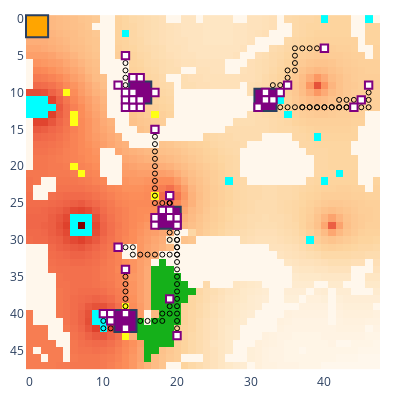

This figure's notebook cell:
### Code cell
update_logging_level(logging.INFO)
myenv.step()
myenv.show()

### Figure 1 — Plotly figure (JSON) as saved in the notebook; plotly's stock layout.template omitted (floating-point values rounded to 4 significant figures; data arrays with more than 128 entries replaced by an {"elided": "..."} marker saying what was removed)
{"data": [{"colorscale": [[0, "rgb(255,247,236)"], [0.125, "rgb(254,232,200)"], [0.25, "rgb(253,212,158)"], [0.375, "rgb(253,187,132)"], [0.5, "rgb(252,141,89)"], [0.625, "rgb(239,101,72)"], [0.75, "rgb(215,48,31)"], [0.875, "rgb(179,0,0)"], [1, "rgb(127,0,0)"]], "name": "Rubble", "showscale": false, "type": "heatmap", "uid": "501_Rubble", "z": {"elided": "48x48 int values"}}, {"colorscale": [[0, "#00ffff"], [1, "#00ffff"]], "hoverinfo": "skip", "name": "Ice", "showscale": false, "type": "heatmap", "uid": "501_Ice", "z": {"elided": "48x48 int values"}}, {"colorscale": [[0, "#ffff14"], [1, "#ffff14"]], "hoverinfo": "skip", "name": "Ore", "showscale": false, "type": "heatmap", "uid": "501_Ore", "z": {"elided": "48x48 int values"}}, {"colorscale": [[0, "#15b01a"], [1, "#15b01a"]], "hoverinfo": "skip", "name": "Lichen", "showscale": false, "type": "heatmap", "uid": "501_Lichen", "z": {"elided": "48x48 int values"}}, {"customdata": [["factory_0", "player_0", 300, 0, 3, 585, 318]], "hovertemplate": "%{customdata[0]} %{customdata[1]}<br>Power: %{customdata[2]}<br>Ice: %{customdata[3]}<br>Ore: %{customdata[4]}<br>Water: %{customdata[5]}<br>Metal: %{customdata[6]}<br><extra></extra>", "name": "factory_0", "showscale": false, "type": "heatmap", "uid": "501_factory_0", "x": [15], "y": [10], "z": [0]}, {"customdata": [["factory_2", "player_0", 300, 0, 2, 558, 155]], "hovertemplate": "%{customdata[0]} %{customdata[1]}<br>Power: %{customdata[2]}<br>Ice: %{customdata[3]}<br>Ore: %{customdata[4]}<br>Water: %{customdata[5]}<br>Metal: %{customdata[6]}<br><extra></extra>", "name": "factory_2", "showscale": false, "type": "heatmap", "uid": "501_factory_2", "x": [32], "y": [11], "z": [2]}, {"customdata": [["factory_3", "player_0", 1133, 0, 1, 802, 19]], "hovertemplate": "%{customdata[0]} %{customdata[1]}<br>Power: %{customdata[2]}<br>Ice: %{customdata[3]}<br>Ore: %{customdata[4]}<br>Water: %{customdata[5]}<br>Metal: %{customdata[6]}<br><extra></extra>", "name": "factory_3", "showscale": false, "type": "heatmap", "uid": "501_factory_3", "x": [13], "y": [41], "z": [3]}, {"customdata": [["factory_4", "player_0", 50, 0, 4, 457, 184]], "hovertemplate": "%{customdata[0]} %{customdata[1]}<br>Power: %{customdata[2]}<br>Ice: %{customdata[3]}<br>Ore: %{customdata[4]}<br>Water: %{customdata[5]}<br>Metal: %{customdata[6]}<br><extra></extra>", "name": "factory_4", "showscale": false, "type": "heatmap", "uid": "501_factory_4", "x": [19], "y": [27], "z": [4]}, {"customdata": [["factory_1", "player_1", 26050, 0, 0, 99, 600]], "hovertemplate": "%{customdata[0]} %{customdata[1]}<br>Power: %{customdata[2]}<br>Ice: %{customdata[3]}<br>Ore: %{customdata[4]}<br>Water: %{customdata[5]}<br>Metal: %{customdata[6]}<br><extra></extra>", "name": "factory_1", "showscale": false, "type": "heatmap", "uid": "501_factory_1", "x": [1], "y": [1], "z": [1]}, {"customdata": [["unit_6", "player_0", "HEAVY", [33, 11], 10, 0, 0, 0, 0]], "hovertemplate": "%{customdata[0]} %{customdata[1]}<br>Type: %{customdata[2]}<br>Pos: %{customdata[3]}<br>Power: %{customdata[4]}<br>Ice: %{customdata[5]}<br>Ore: %{customdata[6]}<br>Water: %{customdata[7]}<br>Metal: %{customdata[8]}<br><extra></extra>", "name": "unit_6", "showscale": false, "type": "heatmap", "uid": "501_unit_6", "x": [33], "y": [11], "z": [6]}, {"customdata": [["unit_8", "player_0", "HEAVY", [19, 24], 36, 100, 0, 0, 0]], "hovertemplate": "%{customdata[0]} %{customdata[1]}<br>Type: %{customdata[2]}<br>Pos: %{customdata[3]}<br>Power: %{customdata[4]}<br>Ice: %{customdata[5]}<br>Ore: %{customdata[6]}<br>Water: %{customdata[7]}<br>Metal: %{customdata[8]}<br><extra></extra>", "name": "unit_8", "showscale": false, "type": "heatmap", "uid": "501_unit_8", "x": [19], "y": [24], "z": [8]}, {"hoverinfo": "skip", "marker": {"color": "black", "size": 5, "symbol": "circle-open"}, "mode": "markers", "name": "path", "showlegend": false, "type": "scatter", "uid": "501_path", "x": [19, 19, 19], "y": [25, 26, 26]}, {"customdata": [["unit_10", "player_0", "LIGHT", [45, 11], 106, 0, 4, 0, 0]], "hovertemplate": "%{customdata[0]} %{customdata[1]}<br>Type: %{customdata[2]}<br>Pos: %{customdata[3]}<br>Power: %{customdata[4]}<br>Ice: %{customdata[5]}<br>Ore: %{customdata[6]}<br>Water: %{customdata[7]}<br>Metal: %{customdata[8]}<br><extra></extra>", "name": "unit_10", "showscale": false, "type": "heatmap", "uid": "501_unit_10", "x": [45], "y": [11], "z": [10]}, {"hoverinfo": "skip", "marker": {"color": "black", "size": 5, "symbol": "circle-open"}, "mode": "markers", "name": "path", "showlegend": false, "type": "scatter", "uid": "501_path", "x": [45, 45, 45, 45, 45, 45, 45, 45, 45, 45, 45, 45, 45, 45, 45, 45, 44, 43, 42], "y": [11, 11, 11, 11, 11, 11, 11, 11, 11, 11, 11, 11, 11, 11, 11, 11, 11, 11, 11]}, {"customdata": [["unit_12", "player_0", "LIGHT", [17, 28], 147, 0, 0, 0, 0]], "hovertemplate": "%{customdata[0]} %{customdata[1]}<br>Type: %{customdata[2]}<br>Pos: %{customdata[3]}<br>Power: %{customdata[4]}<br>Ice: %{customdata[5]}<br>Ore: %{customdata[6]}<br>Water: %{customdata[7]}<br>Metal: %{customdata[8]}<br><extra></extra>", "name": "unit_12", "showscale": false, "type": "heatmap", "uid": "501_unit_12", "x": [17], "y": [28], "z": [12]}, {"customdata": [["unit_13", "player_0", "LIGHT", [15, 12], 150, 0, 0, 0, 0]], "hovertemplate": "%{customdata[0]} %{customdata[1]}<br>Type: %{customdata[2]}<br>Pos: %{customdata[3]}<br>Power: %{customdata[4]}<br>Ice: %{customdata[5]}<br>Ore: %{customdata[6]}<br>Water: %{customdata[7]}<br>Metal: %{customdata[8]}<br><extra></extra>", "name": "unit_13", "showscale": false, "type": "heatmap", "uid": "501_unit_13", "x": [15], "y": [12], "z": [13]}, {"customdata": [["unit_14", "player_0", "LIGHT", [35, 9], 55, 0, 34, 0, 0]], "hovertemplate": "%{customdata[0]} %{customdata[1]}<br>Type: %{customdata[2]}<br>Pos: %{customdata[3]}<br>Power: %{customdata[4]}<br>Ice: %{customdata[5]}<br>Ore: %{customdata[6]}<br>Water: %{customdata[7]}<br>Metal: %{customdata[8]}<br><extra></extra>", "name": "unit_14", "showscale": false, "type": "heatmap", "uid": "501_unit_14", "x": [35], "y": [9], "z": [14]}, {"hoverinfo": "skip", "marker": {"color": "black", "size": 5, "symbol": "circle-open"}, "mode": "markers", "name": "path", "showlegend": false, "type": "scatter", "uid": "501_path", "x": [35, 35, 35, 35, 35, 35, 35, 35, 35, 34, 33, 33, 33], "y": [9, 9, 9, 9, 9, 9, 9, 9, 9, 9, 9, 10, 10]}, {"customdata": [["unit_15", "player_0", "LIGHT", [10, 40], 15, 0, 8, 0, 0]], "hovertemplate": "%{customdata[0]} %{customdata[1]}<br>Type: %{customdata[2]}<br>Pos: %{customdata[3]}<br>Power: %{customdata[4]}<br>Ice: %{customdata[5]}<br>Ore: %{customdata[6]}<br>Water: %{customdata[7]}<br>Metal: %{customdata[8]}<br><extra></extra>", "name": "unit_15", "showscale": false, "type": "heatmap", "uid": "501_unit_15", "x": [10], "y": [40], "z": [15]}, {"hoverinfo": "skip", "marker": {"color": "black", "size": 5, "symbol": "circle-open"}, "mode": "markers", "name": "path", "showlegend": false, "type": "scatter", "uid": "501_path", "x": [10, 10, 11, 12, 12, 12], "y": [41, 42, 42, 42, 41, 41]}, {"customdata": [["unit_16", "player_0", "LIGHT", [20, 28], 150, 0, 0, 0, 0]], "hovertemplate": "%{customdata[0]} %{customdata[1]}<br>Type: %{customdata[2]}<br>Pos: %{customdata[3]}<br>Power: %{customdata[4]}<br>Ice: %{customdata[5]}<br>Ore: %{customdata[6]}<br>Water: %{customdata[7]}<br>Metal: %{customdata[8]}<br><extra></extra>", "name": "unit_16", "showscale": false, "type": "heatmap", "uid": "501_unit_16", "x": [20], "y": [28], "z": [16]}, {"customdata": [["unit_17", "player_0", "LIGHT", [12, 9], 150, 0, 0, 0, 0]], "hovertemplate": "%{customdata[0]} %{customdata[1]}<br>Type: %{customdata[2]}<br>Pos: %{customdata[3]}<br>Power: %{customdata[4]}<br>Ice: %{customdata[5]}<br>Ore: %{customdata[6]}<br>Water: %{customdata[7]}<br>Metal: %{customdata[8]}<br><extra></extra>", "name": "unit_17", "showscale": false, "type": "heatmap", "uid": "501_unit_17", "x": [12], "y": [9], "z": [17]}, {"customdata": [["unit_18", "player_0", "LIGHT", [32, 10], 144, 0, 0, 0, 0]], "hovertemplate": "%{customdata[0]} %{customdata[1]}<br>Type: %{customdata[2]}<br>Pos: %{customdata[3]}<br>Power: %{customdata[4]}<br>Ice: %{customdata[5]}<br>Ore: %{customdata[6]}<br>Water: %{customdata[7]}<br>Metal: %{customdata[8]}<br><extra></extra>", "name": "unit_18", "showscale": false, "type": "heatmap", "uid": "501_unit_18", "x": [32], "y": [10], "z": [18]}, {"customdata": [["unit_19", "player_0", "LIGHT", [13, 34], 49, 0, 4, 0, 0]], "hovertemplate": "%{customdata[0]} %{customdata[1]}<br>Type: %{customdata[2]}<br>Pos: %{customdata[3]}<br>Power: %{customdata[4]}<br>Ice: %{customdata[5]}<br>Ore: %{customdata[6]}<br>Water: %{customdata[7]}<br>Metal: %{customdata[8]}<br><extra></extra>", "name": "unit_19", "showscale": false, "type": "heatmap", "uid": "501_unit_19", "x": [13], "y": [34], "z": [19]}, {"hoverinfo": "skip", "marker": {"color": "black", "size": 5, "symbol": "circle-open"}, "mode": "markers", "name": "path", "showlegend": false, "type": "scatter", "uid": "501_path", "x": [13, 13, 13, 13, 13, 13, 12, 12], "y": [35, 36, 37, 38, 39, 40, 40, 40]}, {"customdata": [["unit_20", "player_0", "LIGHT", [12, 31], 26, 0, 42, 0, 0]], "hovertemplate": "%{customdata[0]} %{customdata[1]}<br>Type: %{customdata[2]}<br>Pos: %{customdata[3]}<br>Power: %{customdata[4]}<br>Ice: %{customdata[5]}<br>Ore: %{customdata[6]}<br>Water: %{customdata[7]}<br>Metal: %{customdata[8]}<br><extra></extra>", "name": "unit_20", "showscale": false, "type": "heatmap", "uid": "501_unit_20", "x": [12], "y": [31], "z": [20]}, {"hoverinfo": "skip", "marker": {"color": "black", "size": 5, "symbol": "circle-open"}, "mode": "markers", "name": "path", "showlegend": false, "type": "scatter", "uid": "501_path", "x": [13, 14, 14, 15, 16, 17, 18, 19, 20, 20, 20, 20, 20, 19, 18, 18], "y": [31, 31, 32, 32, 32, 32, 32, 32, 32, 31, 30, 29, 28, 28, 28, 28]}, {"customdata": [["unit_21", "player_0", "LIGHT", [14, 12], 150, 0, 0, 0, 0]], "hovertemplate": "%{customdata[0]} %{customdata[1]}<br>Type: %{customdata[2]}<br>Pos: %{customdata[3]}<br>Power: %{customdata[4]}<br>Ice: %{customdata[5]}<br>Ore: %{customdata[6]}<br>Water: %{customdata[7]}<br>Metal: %{customdata[8]}<br><extra></extra>", "name": "unit_21", "showscale": false, "type": "heatmap", "uid": "501_unit_21", "x": [14], "y": [12], "z": [21]}, {"customdata": [["unit_22", "player_0", "LIGHT", [31, 12], 150, 0, 0, 0, 0]], "hovertemplate": "%{customdata[0]} %{customdata[1]}<br>Type: %{customdata[2]}<br>Pos: %{customdata[3]}<br>Power: %{customdata[4]}<br>Ice: %{customdata[5]}<br>Ore: %{customdata[6]}<br>Water: %{customdata[7]}<br>Metal: %{customdata[8]}<br><extra></extra>", "name": "unit_22", "showscale": false, "type": "heatmap", "uid": "501_unit_22", "x": [31], "y": [12], "z": [22]}, {"customdata": [["unit_23", "player_0", "LIGHT", [13, 40], 148, 0, 0, 0, 0]], "hovertemplate": "%{customdata[0]} %{customdata[1]}<br>Type: %{customdata[2]}<br>Pos: %{customdata[3]}<br>Power: %{customdata[4]}<br>Ice: %{customdata[5]}<br>Ore: %{customdata[6]}<br>Water: %{customdata[7]}<br>Metal: %{customdata[8]}<br><extra></extra>", "name": "unit_23", "showscale": false, "type": "heatmap", "uid": "501_unit_23", "x": [13], "y": [40], "z": [23]}, {"customdata": [["unit_24", "player_0", "LIGHT", [17, 15], 43, 0, 30, 0, 0]], "hovertemplate": "%{customdata[0]} %{customdata[1]}<br>Type: %{customdata[2]}<br>Pos: %{customdata[3]}<br>Power: %{customdata[4]}<br>Ice: %{customdata[5]}<br>Ore: %{customdata[6]}<br>Water: %{customdata[7]}<br>Metal: %{customdata[8]}<br><extra></extra>", "name": "unit_24", "showscale": false, "type": "heatmap", "uid": "501_unit_24", "x": [17], "y": [15], "z": [24]}, {"hoverinfo": "skip", "marker": {"color": "black", "size": 5, "symbol": "circle-open"}, "mode": "markers", "name": "path", "showlegend": false, "type": "scatter", "uid": "501_path", "x": [17, 17, 17, 17, 17, 17, 17, 17, 17, 17, 18, 18, 18], "y": [16, 17, 18, 19, 20, 21, 22, 23, 24, 25, 25, 26, 26]}, {"customdata": [["unit_25", "player_0", "LIGHT", [19, 38], 27, 0, 34, 0, 0]], "hovertemplate": "%{customdata[0]} %{customdata[1]}<br>Type: %{customdata[2]}<br>Pos: %{customdata[3]}<br>Power: %{customdata[4]}<br>Ice: %{customdata[5]}<br>Ore: %{customdata[6]}<br>Water: %{customdata[7]}<br>Metal: %{customdata[8]}<br><extra></extra>", "name": "unit_25", "showscale": false, "type": "heatmap", "uid": "501_unit_25", "x": [19], "y": [38], "z": [25]}, {"hoverinfo": "skip", "marker": {"color": "black", "size": 5, "symbol": "circle-open"}, "mode": "markers", "name": "path", "showlegend": false, "type": "scatter", "uid": "501_path", "x": [19, 19, 18, 18, 17, 16, 15, 14, 14, 14], "y": [39, 40, 40, 41, 41, 41, 41, 41, 40, 40]}, {"customdata": [["unit_26", "player_0", "LIGHT", [20, 27], 149, 0, 0, 0, 0]], "hovertemplate": "%{customdata[0]} %{customdata[1]}<br>Type: %{customdata[2]}<br>Pos: %{customdata[3]}<br>Power: %{customdata[4]}<br>Ice: %{customdata[5]}<br>Ore: %{customdata[6]}<br>Water: %{customdata[7]}<br>Metal: %{customdata[8]}<br><extra></extra>", "name": "unit_26", "showscale": false, "type": "heatmap", "uid": "501_unit_26", "x": [20], "y": [27], "z": [26]}, {"customdata": [["unit_28", "player_0", "LIGHT", [13, 42], 150, 0, 0, 0, 0]], "hovertemplate": "%{customdata[0]} %{customdata[1]}<br>Type: %{customdata[2]}<br>Pos: %{customdata[3]}<br>Power: %{customdata[4]}<br>Ice: %{customdata[5]}<br>Ore: %{customdata[6]}<br>Water: %{customdata[7]}<br>Metal: %{customdata[8]}<br><extra></extra>", "name": "unit_28", "showscale": false, "type": "heatmap", "uid": "501_unit_28", "x": [13], "y": [42], "z": [28]}, {"customdata": [["unit_30", "player_0", "HEAVY", [17, 10], 174, 80, 0, 0, 0]], "hovertemplate": "%{customdata[0]} %{customdata[1]}<br>Type: %{customdata[2]}<br>Pos: %{customdata[3]}<br>Power: %{customdata[4]}<br>Ice: %{customdata[5]}<br>Ore: %{customdata[6]}<br>Water: %{customdata[7]}<br>Metal: %{customdata[8]}<br><extra></extra>", "name": "unit_30", "showscale": false, "type": "heatmap", "uid": "501_unit_30", "x": [17], "y": [10], "z": [30]}, {"hoverinfo": "skip", "marker": {"color": "black", "size": 5, "symbol": "circle-open"}, "mode": "markers", "name": "path", "showlegend": false, "type": "scatter", "uid": "501_path", "x": [17, 17, 16, 16], "y": [10, 10, 10, 10]}, {"customdata": [["unit_32", "player_0", "LIGHT", [15, 8], 148, 0, 0, 0, 0]], "hovertemplate": "%{customdata[0]} %{customdata[1]}<br>Type: %{customdata[2]}<br>Pos: %{customdata[3]}<br>Power: %{customdata[4]}<br>Ice: %{customdata[5]}<br>Ore: %{customdata[6]}<br>Water: %{customdata[7]}<br>Metal: %{customdata[8]}<br><extra></extra>", "name": "unit_32", "showscale": false, "type": "heatmap", "uid": "501_unit_32", "x": [15], "y": [8], "z": [32]}, {"customdata": [["unit_33", "player_0", "LIGHT", [40, 4], 81, 0, 20, 0, 0]], "hovertemplate": "%{customdata[0]} %{customdata[1]}<br>Type: %{customdata[2]}<br>Pos: %{customdata[3]}<br>Power: %{customdata[4]}<br>Ice: %{customdata[5]}<br>Ore: %{customdata[6]}<br>Water: %{customdata[7]}<br>Metal: %{customdata[8]}<br><extra></extra>", "name": "unit_33", "showscale": false, "type": "heatmap", "uid": "501_unit_33", "x": [40], "y": [4], "z": [33]}, {"hoverinfo": "skip", "marker": {"color": "black", "size": 5, "symbol": "circle-open"}, "mode": "markers", "name": "path", "showlegend": false, "type": "scatter", "uid": "501_path", "x": [40, 40, 40, 40, 40, 40, 40, 40, 40, 40, 39, 38, 37, 36, 36, 36, 36, 35, 35], "y": [4, 4, 4, 4, 4, 4, 4, 4, 4, 4, 4, 4, 4, 4, 5, 6, 7, 7, 8]}, {"customdata": [["unit_34", "player_0", "LIGHT", [13, 11], 150, 0, 0, 0, 0]], "hovertemplate": "%{customdata[0]} %{customdata[1]}<br>Type: %{customdata[2]}<br>Pos: %{customdata[3]}<br>Power: %{customdata[4]}<br>Ice: %{customdata[5]}<br>Ore: %{customdata[6]}<br>Water: %{customdata[7]}<br>Metal: %{customdata[8]}<br><extra></extra>", "name": "unit_34", "showscale": false, "type": "heatmap", "uid": "501_unit_34", "x": [13], "y": [11], "z": [34]}, {"customdata": [["unit_36", "player_0", "LIGHT", [13, 12], 150, 0, 0, 0, 0]], "hovertemplate": "%{customdata[0]} %{customdata[1]}<br>Type: %{customdata[2]}<br>Pos: %{customdata[3]}<br>Power: %{customdata[4]}<br>Ice: %{customdata[5]}<br>Ore: %{customdata[6]}<br>Water: %{customdata[7]}<br>Metal: %{customdata[8]}<br><extra></extra>", "name": "unit_36", "showscale": false, "type": "heatmap", "uid": "501_unit_36", "x": [13], "y": [12], "z": [36]}, {"customdata": [["unit_37", "player_0", "LIGHT", [44, 12], 77, 0, 20, 0, 0]], "hovertemplate": "%{customdata[0]} %{customdata[1]}<br>Type: %{customdata[2]}<br>Pos: %{customdata[3]}<br>Power: %{customdata[4]}<br>Ice: %{customdata[5]}<br>Ore: %{customdata[6]}<br>Water: %{customdata[7]}<br>Metal: %{customdata[8]}<br><extra></extra>", "name": "unit_37", "showscale": false, "type": "heatmap", "uid": "501_unit_37", "x": [44], "y": [12], "z": [37]}, {"hoverinfo": "skip", "marker": {"color": "black", "size": 5, "symbol": "circle-open"}, "mode": "markers", "name": "path", "showlegend": false, "type": "scatter", "uid": "501_path", "x": [44, 44, 44, 44, 44, 44, 44, 44, 44, 43, 42, 41, 40, 39, 38, 37, 36, 35, 34], "y": [12, 12, 12, 12, 12, 12, 12, 12, 12, 12, 12, 12, 12, 12, 12, 12, 12, 12, 12]}, {"customdata": [["unit_38", "player_0", "HEAVY", [11, 40], 25, 300, 0, 0, 0]], "hovertemplate": "%{customdata[0]} %{customdata[1]}<br>Type: %{customdata[2]}<br>Pos: %{customdata[3]}<br>Power: %{customdata[4]}<br>Ice: %{customdata[5]}<br>Ore: %{customdata[6]}<br>Water: %{customdata[7]}<br>Metal: %{customdata[8]}<br><extra></extra>", "name": "unit_38", "showscale": false, "type": "heatmap", "uid": "501_unit_38", "x": [11], "y": [40], "z": [38]}, {"hoverinfo": "skip", "marker": {"color": "black", "size": 5, "symbol": "circle-open"}, "mode": "markers", "name": "path", "showlegend": false, "type": "scatter", "uid": "501_path", "x": [12, 12], "y": [40, 40]}, {"customdata": [["unit_39", "player_0", "HEAVY", [13, 5], 131, 20, 0, 0, 0]], "hovertemplate": "%{customdata[0]} %{customdata[1]}<br>Type: %{customdata[2]}<br>Pos: %{customdata[3]}<br>Power: %{customdata[4]}<br>Ice: %{customdata[5]}<br>Ore: %{customdata[6]}<br>Water: %{customdata[7]}<br>Metal: %{customdata[8]}<br><extra></extra>", "name": "unit_39", "showscale": false, "type": "heatmap", "uid": "501_unit_39", "x": [13], "y": [5], "z": [39]}, {"hoverinfo": "skip", "marker": {"color": "black", "size": 5, "symbol": "circle-open"}, "mode": "markers", "name": "path", "showlegend": false, "type": "scatter", "uid": "501_path", "x": [13, 13, 13, 13, 14, 14], "y": [6, 7, 8, 9, 9, 9]}, {"customdata": [["unit_42", "player_0", "HEAVY", [19, 26], 519, 0, 0, 0, 0]], "hovertemplate": "%{customdata[0]} %{customdata[1]}<br>Type: %{customdata[2]}<br>Pos: %{customdata[3]}<br>Power: %{customdata[4]}<br>Ice: %{customdata[5]}<br>Ore: %{customdata[6]}<br>Water: %{customdata[7]}<br>Metal: %{customdata[8]}<br><extra></extra>", "name": "unit_42", "showscale": false, "type": "heatmap", "uid": "501_unit_42", "x": [19], "y": [26], "z": [42]}, {"hoverinfo": "skip", "marker": {"color": "black", "size": 5, "symbol": "circle-open"}, "mode": "markers", "name": "path", "showlegend": false, "type": "scatter", "uid": "501_path", "x": [19, 19, 19, 19, 19, 19, 19, 19], "y": [25, 24, 24, 24, 24, 25, 26, 26]}, {"customdata": [["unit_43", "player_0", "LIGHT", [14, 10], 150, 0, 0, 0, 0]], "hovertemplate": "%{customdata[0]} %{customdata[1]}<br>Type: %{customdata[2]}<br>Pos: %{customdata[3]}<br>Power: %{customdata[4]}<br>Ice: %{customdata[5]}<br>Ore: %{customdata[6]}<br>Water: %{customdata[7]}<br>Metal: %{customdata[8]}<br><extra></extra>", "name": "unit_43", "showscale": false, "type": "heatmap", "uid": "501_unit_43", "x": [14], "y": [10], "z": [43]}, {"customdata": [["unit_44", "player_0", "LIGHT", [14, 11], 150, 0, 0, 0, 0]], "hovertemplate": "%{customdata[0]} %{customdata[1]}<br>Type: %{customdata[2]}<br>Pos: %{customdata[3]}<br>Power: %{customdata[4]}<br>Ice: %{customdata[5]}<br>Ore: %{customdata[6]}<br>Water: %{customdata[7]}<br>Metal: %{customdata[8]}<br><extra></extra>", "name": "unit_44", "showscale": false, "type": "heatmap", "uid": "501_unit_44", "x": [14], "y": [11], "z": [44]}, {"customdata": [["unit_45", "player_0", "LIGHT", [15, 11], 150, 0, 0, 0, 0]], "hovertemplate": "%{customdata[0]} %{customdata[1]}<br>Type: %{customdata[2]}<br>Pos: %{customdata[3]}<br>Power: %{customdata[4]}<br>Ice: %{customdata[5]}<br>Ore: %{customdata[6]}<br>Water: %{customdata[7]}<br>Metal: %{customdata[8]}<br><extra></extra>", "name": "unit_45", "showscale": false, "type": "heatmap", "uid": "501_unit_45", "x": [15], "y": [11], "z": [45]}, {"customdata": [["unit_47", "player_0", "HEAVY", [34, 10], 36, 40, 0, 0, 0]], "hovertemplate": "%{customdata[0]} %{customdata[1]}<br>Type: %{customdata[2]}<br>Pos: %{customdata[3]}<br>Power: %{customdata[4]}<br>Ice: %{customdata[5]}<br>Ore: %{customdata[6]}<br>Water: %{customdata[7]}<br>Metal: %{customdata[8]}<br><extra></extra>", "name": "unit_47", "showscale": false, "type": "heatmap", "uid": "501_unit_47", "x": [34], "y": [10], "z": [47]}, {"hoverinfo": "skip", "marker": {"color": "black", "size": 5, "symbol": "circle-open"}, "mode": "markers", "name": "path", "showlegend": false, "type": "scatter", "uid": "501_path", "x": [33, 33], "y": [10, 10]}, {"customdata": [["unit_49", "player_0", "LIGHT", [14, 8], 150, 0, 0, 0, 0]], "hovertemplate": "%{customdata[0]} %{customdata[1]}<br>Type: %{customdata[2]}<br>Pos: %{customdata[3]}<br>Power: %{customdata[4]}<br>Ice: %{customdata[5]}<br>Ore: %{customdata[6]}<br>Water: %{customdata[7]}<br>Metal: %{customdata[8]}<br><extra></extra>", "name": "unit_49", "showscale": false, "type": "heatmap", "uid": "501_unit_49", "x": [14], "y": [8], "z": [49]}, {"customdata": [["unit_50", "player_0", "LIGHT", [13, 10], 150, 0, 0, 0, 0]], "hovertemplate": "%{customdata[0]} %{customdata[1]}<br>Type: %{customdata[2]}<br>Pos: %{customdata[3]}<br>Power: %{customdata[4]}<br>Ice: %{customdata[5]}<br>Ore: %{customdata[6]}<br>Water: %{customdata[7]}<br>Metal: %{customdata[8]}<br><extra></extra>", "name": "unit_50", "showscale": false, "type": "heatmap", "uid": "501_unit_50", "x": [13], "y": [10], "z": [50]}, {"customdata": [["unit_51", "player_0", "LIGHT", [46, 9], 65, 0, 22, 0, 0]], "hovertemplate": "%{customdata[0]} %{customdata[1]}<br>Type: %{customdata[2]}<br>Pos: %{customdata[3]}<br>Power: %{customdata[4]}<br>Ice: %{customdata[5]}<br>Ore: %{customdata[6]}<br>Water: %{customdata[7]}<br>Metal: %{customdata[8]}<br><extra></extra>", "name": "unit_51", "showscale": false, "type": "heatmap", "uid": "501_unit_51", "x": [46], "y": [9], "z": [51]}, {"hoverinfo": "skip", "marker": {"color": "black", "size": 5, "symbol": "circle-open"}, "mode": "markers", "name": "path", "showlegend": false, "type": "scatter", "uid": "501_path", "x": [46, 46, 46, 46, 46, 46, 46, 46, 46, 46, 45, 44, 43, 42, 41, 40, 39, 38, 37], "y": [9, 9, 9, 9, 9, 9, 9, 10, 11, 12, 12, 12, 12, 12, 12, 12, 12, 12, 12]}, {"customdata": [["unit_52", "player_0", "LIGHT", [18, 26], 150, 0, 0, 0, 0]], "hovertemplate": "%{customdata[0]} %{customdata[1]}<br>Type: %{customdata[2]}<br>Pos: %{customdata[3]}<br>Power: %{customdata[4]}<br>Ice: %{customdata[5]}<br>Ore: %{customdata[6]}<br>Water: %{customdata[7]}<br>Metal: %{customdata[8]}<br><extra></extra>", "name": "unit_52", "showscale": false, "type": "heatmap", "uid": "501_unit_52", "x": [18], "y": [26], "z": [52]}, {"customdata": [["unit_54", "player_0", "LIGHT", [20, 43], 55, 0, 36, 0, 0]], "hovertemplate": "%{customdata[0]} %{customdata[1]}<br>Type: %{customdata[2]}<br>Pos: %{customdata[3]}<br>Power: %{customdata[4]}<br>Ice: %{customdata[5]}<br>Ore: %{customdata[6]}<br>Water: %{customdata[7]}<br>Metal: %{customdata[8]}<br><extra></extra>", "name": "unit_54", "showscale": false, "type": "heatmap", "uid": "501_unit_54", "x": [20], "y": [43], "z": [54]}, {"hoverinfo": "skip", "marker": {"color": "black", "size": 5, "symbol": "circle-open"}, "mode": "markers", "name": "path", "showlegend": false, "type": "scatter", "uid": "501_path", "x": [20, 20, 20, 20, 20, 20, 20, 20, 20, 20, 20, 20, 20, 20, 20, 20, 20, 19, 19], "y": [43, 43, 43, 43, 42, 41, 40, 39, 38, 37, 36, 35, 34, 33, 32, 31, 30, 30, 29]}, {"customdata": [["unit_55", "player_0", "HEAVY", [11, 41], 392, 180, 0, 0, 0]], "hovertemplate": "%{customdata[0]} %{customdata[1]}<br>Type: %{customdata[2]}<br>Pos: %{customdata[3]}<br>Power: %{customdata[4]}<br>Ice: %{customdata[5]}<br>Ore: %{customdata[6]}<br>Water: %{customdata[7]}<br>Metal: %{customdata[8]}<br><extra></extra>", "name": "unit_55", "showscale": false, "type": "heatmap", "uid": "501_unit_55", "x": [11], "y": [41], "z": [55]}, {"hoverinfo": "skip", "marker": {"color": "black", "size": 5, "symbol": "circle-open"}, "mode": "markers", "name": "path", "showlegend": false, "type": "scatter", "uid": "501_path", "x": [11, 11, 11, 11, 11, 11, 12, 12], "y": [41, 41, 41, 41, 41, 41, 41, 41]}, {"customdata": [["unit_56", "player_0", "LIGHT", [17, 27], 147, 0, 0, 0, 0]], "hovertemplate": "%{customdata[0]} %{customdata[1]}<br>Type: %{customdata[2]}<br>Pos: %{customdata[3]}<br>Power: %{customdata[4]}<br>Ice: %{customdata[5]}<br>Ore: %{customdata[6]}<br>Water: %{customdata[7]}<br>Metal: %{customdata[8]}<br><extra></extra>", "name": "unit_56", "showscale": false, "type": "heatmap", "uid": "501_unit_56", "x": [17], "y": [27], "z": [56]}, {"customdata": [["unit_57", "player_0", "LIGHT", [32, 11], 51, 0, 0, 0, 0]], "hovertemplate": "%{customdata[0]} %{customdata[1]}<br>Type: %{customdata[2]}<br>Pos: %{customdata[3]}<br>Power: %{customdata[4]}<br>Ice: %{customdata[5]}<br>Ore: %{customdata[6]}<br>Water: %{customdata[7]}<br>Metal: %{customdata[8]}<br><extra></extra>", "name": "unit_57", "showscale": false, "type": "heatmap", "uid": "501_unit_57", "x": [32], "y": [11], "z": [57]}, {"customdata": [["unit_58", "player_0", "LIGHT", [19, 27], 51, 0, 0, 0, 0]], "hovertemplate": "%{customdata[0]} %{customdata[1]}<br>Type: %{customdata[2]}<br>Pos: %{customdata[3]}<br>Power: %{customdata[4]}<br>Ice: %{customdata[5]}<br>Ore: %{customdata[6]}<br>Water: %{customdata[7]}<br>Metal: %{customdata[8]}<br><extra></extra>", "name": "unit_58", "showscale": false, "type": "heatmap", "uid": "501_unit_58", "x": [19], "y": [27], "z": [58]}], "layout": {"coloraxis": {"showscale": false}, "height": 400, "margin": {"b": 10, "l": 10, "r": 10, "t": 10}, "plot_bgcolor": "rgba(0, 0, 0, 0)", "shapes": [{"fillcolor": "purple", "name": "factory_0", "type": "rect", "x0": 13.5, "x1": 16.5, "y0": 8.5, "y1": 11.5}, {"fillcolor": "purple", "name": "factory_2", "type": "rect", "x0": 30.5, "x1": 33.5, "y0": 9.5, "y1": 12.5}, {"fillcolor": "purple", "name": "factory_3", "type": "rect", "x0": 11.5, "x1": 14.5, "y0": 39.5, "y1": 42.5}, {"fillcolor": "purple", "name": "factory_4", "type": "rect", "x0": 17.5, "x1": 20.5, "y0": 25.5, "y1": 28.5}, {"fillcolor": "orange", "name": "factory_1", "type": "rect", "x0": -0.5, "x1": 2.5, "y0": -0.5, "y1": 2.5}, {"fillcolor": "white", "line": {"color": "purple"}, "name": "unit_6", "type": "rect", "x0": 32.5, "x1": 33.5, "y0": 10.5, "y1": 11.5}, {"fillcolor": "white", "line": {"color": "purple"}, "name": "unit_8", "type": "rect", "x0": 18.5, "x1": 19.5, "y0": 23.5, "y1": 24.5}, {"fillcolor": "white", "line": {"color": "purple"}, "name": "unit_10", "type": "rect", "x0": 44.5, "x1": 45.5, "y0": 10.5, "y1": 11.5}, {"fillcolor": "white", "line": {"color": "purple"}, "name": "unit_12", "type": "rect", "x0": 16.5, "x1": 17.5, "y0": 27.5, "y1": 28.5}, {"fillcolor": "white", "line": {"color": "purple"}, "name": "unit_13", "type": "rect", "x0": 14.5, "x1": 15.5, "y0": 11.5, "y1": 12.5}, {"fillcolor": "white", "line": {"color": "purple"}, "name": "unit_14", "type": "rect", "x0": 34.5, "x1": 35.5, "y0": 8.5, "y1": 9.5}, {"fillcolor": "white", "line": {"color": "purple"}, "name": "unit_15", "type": "rect", "x0": 9.5, "x1": 10.5, "y0": 39.5, "y1": 40.5}, {"fillcolor": "white", "line": {"color": "purple"}, "name": "unit_16", "type": "rect", "x0": 19.5, "x1": 20.5, "y0": 27.5, "y1": 28.5}, {"fillcolor": "white", "line": {"color": "purple"}, "name": "unit_17", "type": "rect", "x0": 11.5, "x1": 12.5, "y0": 8.5, "y1": 9.5}, {"fillcolor": "white", "line": {"color": "purple"}, "name": "unit_18", "type": "rect", "x0": 31.5, "x1": 32.5, "y0": 9.5, "y1": 10.5}, {"fillcolor": "white", "line": {"color": "purple"}, "name": "unit_19", "type": "rect", "x0": 12.5, "x1": 13.5, "y0": 33.5, "y1": 34.5}, {"fillcolor": "white", "line": {"color": "purple"}, "name": "unit_20", "type": "rect", "x0": 11.5, "x1": 12.5, "y0": 30.5, "y1": 31.5}, {"fillcolor": "white", "line": {"color": "purple"}, "name": "unit_21", "type": "rect", "x0": 13.5, "x1": 14.5, "y0": 11.5, "y1": 12.5}, {"fillcolor": "white", "line": {"color": "purple"}, "name": "unit_22", "type": "rect", "x0": 30.5, "x1": 31.5, "y0": 11.5, "y1": 12.5}, {"fillcolor": "white", "line": {"color": "purple"}, "name": "unit_23", "type": "rect", "x0": 12.5, "x1": 13.5, "y0": 39.5, "y1": 40.5}, {"fillcolor": "white", "line": {"color": "purple"}, "name": "unit_24", "type": "rect", "x0": 16.5, "x1": 17.5, "y0": 14.5, "y1": 15.5}, {"fillcolor": "white", "line": {"color": "purple"}, "name": "unit_25", "type": "rect", "x0": 18.5, "x1": 19.5, "y0": 37.5, "y1": 38.5}, {"fillcolor": "white", "line": {"color": "purple"}, "name": "unit_26", "type": "rect", "x0": 19.5, "x1": 20.5, "y0": 26.5, "y1": 27.5}, {"fillcolor": "white", "line": {"color": "purple"}, "name": "unit_28", "type": "rect", "x0": 12.5, "x1": 13.5, "y0": 41.5, "y1": 42.5}, {"fillcolor": "white", "line": {"color": "purple"}, "name": "unit_30", "type": "rect", "x0": 16.5, "x1": 17.5, "y0": 9.5, "y1": 10.5}, {"fillcolor": "white", "line": {"color": "purple"}, "name": "unit_32", "type": "rect", "x0": 14.5, "x1": 15.5, "y0": 7.5, "y1": 8.5}, {"fillcolor": "white", "line": {"color": "purple"}, "name": "unit_33", "type": "rect", "x0": 39.5, "x1": 40.5, "y0": 3.5, "y1": 4.5}, {"fillcolor": "white", "line": {"color": "purple"}, "name": "unit_34", "type": "rect", "x0": 12.5, "x1": 13.5, "y0": 10.5, "y1": 11.5}, {"fillcolor": "white", "line": {"color": "purple"}, "name": "unit_36", "type": "rect", "x0": 12.5, "x1": 13.5, "y0": 11.5, "y1": 12.5}, {"fillcolor": "white", "line": {"color": "purple"}, "name": "unit_37", "type": "rect", "x0": 43.5, "x1": 44.5, "y0": 11.5, "y1": 12.5}, {"fillcolor": "white", "line": {"color": "purple"}, "name": "unit_38", "type": "rect", "x0": 10.5, "x1": 11.5, "y0": 39.5, "y1": 40.5}, {"fillcolor": "white", "line": {"color": "purple"}, "name": "unit_39", "type": "rect", "x0": 12.5, "x1": 13.5, "y0": 4.5, "y1": 5.5}, {"fillcolor": "white", "line": {"color": "purple"}, "name": "unit_42", "type": "rect", "x0": 18.5, "x1": 19.5, "y0": 25.5, "y1": 26.5}, {"fillcolor": "white", "line": {"color": "purple"}, "name": "unit_43", "type": "rect", "x0": 13.5, "x1": 14.5, "y0": 9.5, "y1": 10.5}, {"fillcolor": "white", "line": {"color": "purple"}, "name": "unit_44", "type": "rect", "x0": 13.5, "x1": 14.5, "y0": 10.5, "y1": 11.5}, {"fillcolor": "white", "line": {"color": "purple"}, "name": "unit_45", "type": "rect", "x0": 14.5, "x1": 15.5, "y0": 10.5, "y1": 11.5}, {"fillcolor": "white", "line": {"color": "purple"}, "name": "unit_47", "type": "rect", "x0": 33.5, "x1": 34.5, "y0": 9.5, "y1": 10.5}, {"fillcolor": "white", "line": {"color": "purple"}, "name": "unit_49", "type": "rect", "x0": 13.5, "x1": 14.5, "y0": 7.5, "y1": 8.5}, {"fillcolor": "white", "line": {"color": "purple"}, "name": "unit_50", "type": "rect", "x0": 12.5, "x1": 13.5, "y0": 9.5, "y1": 10.5}, {"fillcolor": "white", "line": {"color": "purple"}, "name": "unit_51", "type": "rect", "x0": 45.5, "x1": 46.5, "y0": 8.5, "y1": 9.5}, {"fillcolor": "white", "line": {"color": "purple"}, "name": "unit_52", "type": "rect", "x0": 17.5, "x1": 18.5, "y0": 25.5, "y1": 26.5}, {"fillcolor": "white", "line": {"color": "purple"}, "name": "unit_54", "type": "rect", "x0": 19.5, "x1": 20.5, "y0": 42.5, "y1": 43.5}, {"fillcolor": "white", "line": {"color": "purple"}, "name": "unit_55", "type": "rect", "x0": 10.5, "x1": 11.5, "y0": 40.5, "y1": 41.5}, {"fillcolor": "white", "line": {"color": "purple"}, "name": "unit_56", "type": "rect", "x0": 16.5, "x1": 17.5, "y0": 26.5, "y1": 27.5}, {"fillcolor": "white", "line": {"color": "purple"}, "name": "unit_57", "type": "rect", "x0": 31.5, "x1": 32.5, "y0": 10.5, "y1": 11.5}, {"fillcolor": "white", "line": {"color": "purple"}, "name": "unit_58", "type": "rect", "x0": 18.5, "x1": 19.5, "y0": 26.5, "y1": 27.5}], "width": 400, "xaxis": {"autorange": true, "domain": [0, 1], "range": [-0.6361, 48.9], "type": "linear"}, "yaxis": {"autorange": true, "domain": [0, 1], "range": [48.2, -1.335], "scaleanchor": "x", "type": "linear"}}}
